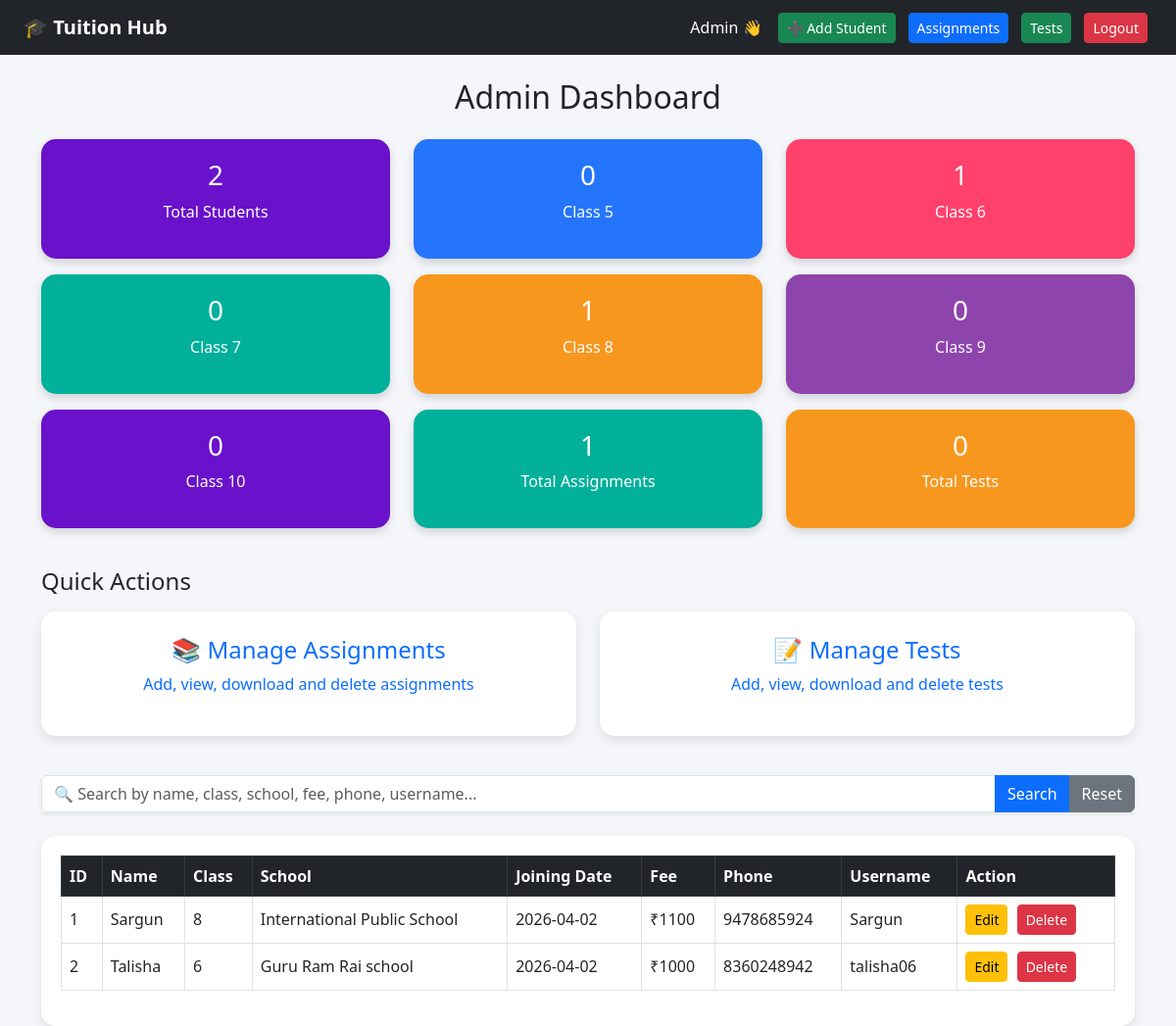
The page /admin (signed in) on the database its author committed.
### tables this page shows
CREATE TABLE students (
            id INTEGER PRIMARY KEY AUTOINCREMENT,
            name TEXT,
            class TEXT,
            school TEXT,
            joining_date TEXT,
            fee INTEGER,
            phone TEXT,
            username TEXT UNIQUE
        );

### app.py (the view)
@app.route("/admin")
def admin():
    if not admin_required():
        return redirect(url_for("login"))
    conn = get_connection()
    cur = conn.cursor()
    search = request.args.get("search", "").strip()
    if search:
        query = f"%{search}%"
        cur.execute("""
            SELECT * FROM students
            WHERE name LIKE ?
               OR class LIKE ?
               OR school LIKE ?
               OR phone LIKE ?
               OR username LIKE ?
               OR CAST(fee AS TEXT) LIKE ?
        """, (query, query, query, query, query, query))
        students = cur.fetchall()
    else:
        cur.execute("SELECT * FROM students")
        students = cur.fetchall()
    cur.execute("SELECT COUNT(*) FROM assignments")
    total_assignments = cur.fetchone()[0]
    cur.execute("SELECT COUNT(*) FROM tests")
    total_tests = cur.fetchone()[0]
    conn.close()
    return render_template(
        "admin.html",
        students=students,
        search=search,
        total_assignments=total_assignments,
        total_tests=total_tests,
        class5=len([s for s in students if s["class"] == "5"]),
        class6=len([s for s in students if s["class"] == "6"]),
        class7=len([s for s in students if s["class"] == "7"]),
        class8=len([s for s in students if s["class"] == "8"]),
        class9=len([s for s in students if s["class"] == "9"]),
        class10=len([s for s in students if s["class"] == "10"])
    )

### app.py (called while the page is built)
def get_connection():
    conn = sqlite3.connect(DB_PATH)
    conn.row_factory = sqlite3.Row
    return conn

def login_required():
    return "role" in session and "user" in session

def admin_required():
    return login_required() and session.get("role") == "admin"

### templates/admin.html (shortened to what this page needs)
<!DOCTYPE html>
<html>
<head>
    <link href="https://cdn.jsdelivr.net/npm/bootstrap@5.3.0/dist/css/bootstrap.min.css" rel="stylesheet">
</head>
<body>
<nav class="navbar navbar-dark bg-dark px-4 py-2 mb-3">
    <span class="navbar-brand fw-bold">🎓 Tuition Hub</span>
    <div class="ms-auto d-flex align-items-center gap-2">
        <span class="text-white me-2">Admin 👋</span>
        <a href="/contact" class="btn btn-success btn-sm">
            ➕ Add Student
        </a>
        <a href="{{ url_for('admin_assignments') }}" class="btn btn-primary btn-sm">
            Assignments
        </a>
        <a href="{{ url_for('admin_tests') }}" class="btn btn-success btn-sm">
            Tests
        </a>
        <a href="/logout" class="btn btn-danger btn-sm">
            Logout
        </a>
    </div>
</nav>
<div class="container mt-4">
    <h2 class="text-center mb-4">Admin Dashboard</h2>
    <div class="row mb-4">
        <div class="col-md-4 mb-3">
            <div class="card-box bg1">
                <h3>{{ students|length }}</h3>
                <p>Total Students</p>
            </div>
        </div>
        <div class="col-md-4 mb-3">
            <div class="card-box bg2">
                <h3>{{ class5 }}</h3>
                <p>Class 5</p>
            </div>
        </div>
        <div class="col-md-4 mb-3">
            <div class="card-box bg3">
                <h3>{{ class6 }}</h3>
                <p>Class 6</p>
            </div>
        </div>
        <div class="col-md-4 mb-3">
            <div class="card-box bg4">
                <h3>{{ class7 }}</h3>
                <p>Class 7</p>
            </div>
        </div>
        <div class="col-md-4 mb-3">
            <div class="card-box bg5">
                <h3>{{ class8 }}</h3>
                <p>Class 8</p>
            </div>
        </div>
        <div class="col-md-4 mb-3">
            <div class="card-box bg6">
                <h3>{{ class9 }}</h3>
                <p>Class 9</p>
            </div>
        </div>
        <div class="col-md-4 mb-3">
            <div class="card-box bg1">
                <h3>{{ class10 }}</h3>
                <p>Class 10</p>
            </div>
        </div>
        <div class="col-md-4 mb-3">
            <div class="card-box bg4">
                <h3>{{ total_assignments }}</h3>
                <p>Total Assignments</p>
            </div>
        </div>
        <div class="col-md-4 mb-3">
            <div class="card-box bg5">
                <h3>{{ total_tests }}</h3>
                <p>Total Tests</p>
            </div>
        </div>
    </div>
    <h4 class="mb-3">Quick Actions</h4>
    <div class="row mb-4">
        <div class="col-md-6 mb-3">
            <a href="{{ url_for('admin_assignments') }}" class="text-decoration-none">
                <div class="feature-card">
                    <h4>📚 Manage Assignments</h4>
                    <p>Add, view, download and delete assignments</p>
                </div>
            </a>
        </div>
        <div class="col-md-6 mb-3">
            <a href="{{ url_for('admin_tests') }}" class="text-decoration-none">
                <div class="feature-card">
                    <h4>📝 Manage Tests</h4>
                    <p>Add, view, download and delete tests</p>
                </div>
            </a>
        </div>
    </div>
    <form method="GET" action="/admin" class="mb-4">
        <div class="input-group shadow-sm">
            <input
                type="text"
                name="search"
                class="form-control"
                placeholder="🔍 Search by name, class, school, fee, phone, username..."
                value="{{ search if search else '' }}"
            >
            <button type="submit" class="btn btn-primary">
                Search
            </button>
            <a href="/admin" class="btn btn-secondary">
                Reset
            </a>
        </div>
    </form>
    <div class="table-box">
        <div class="table-responsive">
            <table class="table table-hover table-bordered align-middle">
                <thead class="table-dark">
                    <tr>
                        <th>ID</th>
                        <th>Name</th>
                        <th>Class</th>
                        <th>School</th>
                        <th>Joining Date</th>
                        <th>Fee</th>
                        <th>Phone</th>
                        <th>Username</th>
                        <th>Action</th>
                    </tr>
                </thead>
                <tbody>
                    {% if students %}
                        {% for row in students %}
                        <tr>
                            <td>{{ row[0] }}</td>
                            <td>{{ row[1] }}</td>
                            <td>{{ row[2] }}</td>
                            <td>{{ row[3] }}</td>
                            <td>{{ row[4] }}</td>
                            <td>₹{{ row[5] }}</td>
                            <td>{{ row[6] }}</td>
                            <td>{{ row[7] }}</td>
                            <td>
                                <a href="/edit/{{ row[0] }}" class="btn btn-warning btn-sm">Edit</a>
                                <a href="/delete/{{ row[0] }}" class="btn btn-danger btn-sm">Delete</a>
                            </td>
                        </tr>
                        {% endfor %}
                    {% else %}
                        <tr>
                            <td colspan="9" class="text-center text-muted py-4">
                                No students found
                            </td>
                        </tr>
                    {% endif %}
                </tbody>
            </table>
        </div>
    </div>
</div>
</body>
</html>

### templates/admin.html (style rules this page uses)
body { background: #f4f6f9; }
.card-box { border-radius: 15px; padding: 20px; color: white; text-align: center; box-shadow: 0px 4px 10px rgba(0,0,0,0.15); }
.bg1 { background: #6a11cb; }
.bg2 { background: #2575fc; }
.bg3 { background: #ff416c; }
.bg4 { background: #00b09b; }
.bg5 { background: #f7971e; }
.bg6 { background: #8e44ad; }
.feature-card { border-radius: 15px; padding: 25px; text-align: center; background: white; box-shadow: 0px 4px 12px rgba(0,0,0,0.1); transition: 0.3s; }
.table-box { background: white; padding: 20px; border-radius: 15px; box-shadow: 0px 4px 10px rgba(0,0,0,0.1); }
.btn-sm { margin-right: 5px; }

### rows shown on the page
students: id "1", name "Sargun", class "8", school "International Public School", joining_date "2026-04-02", fee "1100", phone "9478685924", username "Sargun"
students: id "2", name "Talisha", class "6", school "Guru Ram Rai school", joining_date "2026-04-02", fee "1000", phone "8360248942", username "talisha06"

### other values the page prints
{{ students|length }} "2"
{{ class5 }} "0"
{{ class6 }} "1"
{{ class7 }} "0"
{{ class8 }} "1"
{{ class9 }} "0"
{{ class10 }} "0"
{{ total_assignments }} "1"
{{ total_tests }} "0"
